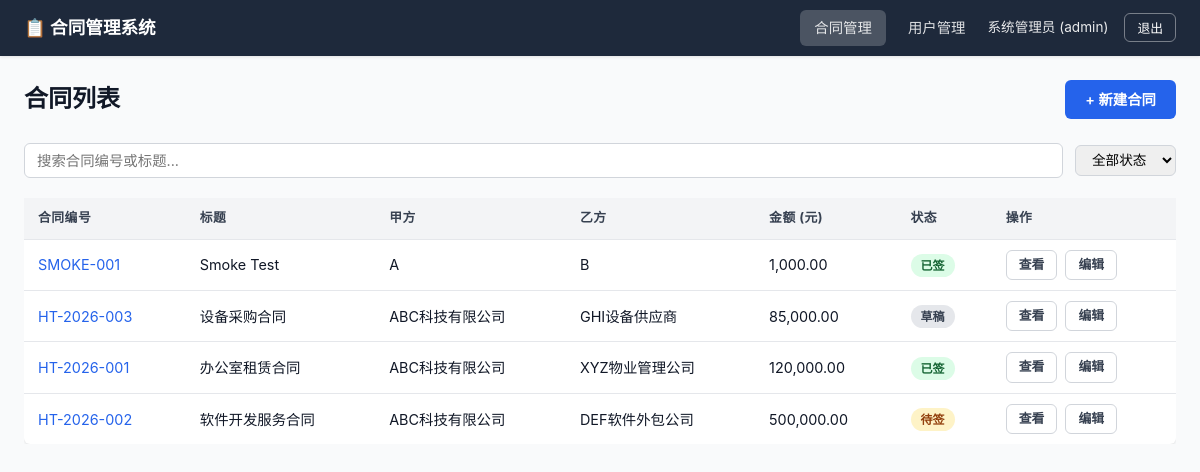
Page /projects/contract-manager-eval/contracts (signed in) on the committed database.
### app/models.py (models this page shows)
class User(Base):
    __tablename__ = "users"
    id = Column(Integer, primary_key=True, index=True)
    username = Column(String(64), unique=True, nullable=False, index=True)
    password_hash = Column(String(128), nullable=False)
    display_name = Column(String(128), nullable=False)
    email = Column(String(256), nullable=False)
    role = Column(SAEnum(UserRole), nullable=False, default=UserRole.viewer)
    status = Column(SAEnum(UserStatus), nullable=False, default=UserStatus.active)
    created_at = Column(DateTime, default=datetime.datetime.utcnow, nullable=False)
    updated_at = Column(DateTime, default=datetime.datetime.utcnow, onupdate=datetime.datetime.utcnow, nullable=False)
    contracts = relationship("Contract", back_populates="creator", foreign_keys="Contract.created_by")
    attachments = relationship("Attachment", back_populates="uploader", foreign_keys="Attachment.uploaded_by")
    audit_logs = relationship("AuditLog", back_populates="user")

class Contract(Base):
    __tablename__ = "contracts"
    id = Column(Integer, primary_key=True, index=True)
    contract_no = Column(String(64), unique=True, nullable=False, index=True)
    title = Column(String(256), nullable=False)
    party_a = Column(String(256), nullable=False)
    party_b = Column(String(256), nullable=False)
    amount = Column(Float, nullable=True)
    status = Column(SAEnum(ContractStatus), nullable=False, default=ContractStatus.draft)
    sign_date = Column(DateTime, nullable=True)
    start_date = Column(DateTime, nullable=True)
    end_date = Column(DateTime, nullable=True)
    description = Column(Text, nullable=True)
    created_by = Column(Integer, ForeignKey("users.id"), nullable=False)
    created_at = Column(DateTime, default=datetime.datetime.utcnow, nullable=False)
    updated_at = Column(DateTime, default=datetime.datetime.utcnow, onupdate=datetime.datetime.utcnow, nullable=False)
    creator = relationship("User", back_populates="contracts", foreign_keys=[created_by])
    attachments = relationship("Attachment", back_populates="contract", cascade="all, delete-orphan")

### app/main.py (the view)
@app.get(f"{settings.BASE_PATH}/contracts", response_class=HTMLResponse)
def contracts_list_page(request: Request):
    user, redirect = _require_page_auth(request)
    if redirect:
        return redirect
    db = SessionLocal()
    try:
        status_filter = request.query_params.get("status", "")
        q = request.query_params.get("q", "")
        query = db.query(Contract)
        if status_filter:
            query = query.filter(Contract.status == status_filter)
        if q:
            search = f"%{q}%"
            query = query.filter(
                (Contract.contract_no.like(search)) | (Contract.title.like(search))
            )
        contracts = query.order_by(Contract.updated_at.desc()).all()
        now = datetime.datetime.utcnow()
        for c in contracts:
            if c.status == ContractStatus.signed and c.end_date and c.end_date < now:
                c.status = ContractStatus.expired
        db.commit()
        ctx = _template_context(request, user)
        ctx["contracts"] = contracts
        ctx["status_filter"] = status_filter
        ctx["q"] = q
        ctx["ContractStatus"] = ContractStatus
        return render_template("contracts/list.html", ctx)
    finally:
        db.close()

### templates/contracts/list.html (shortened to what this page needs)
{% extends "base.html" %}
{% block content %}
<div class="container">
  <div class="page-header">
    <h1>合同列表</h1>
    {% if user.role.value != 'viewer' %}
    <a href="{{ base_path }}/contracts/new" class="btn btn-primary">+ 新建合同</a>
    {% endif %}
  </div>
  <div class="toolbar">
    <input type="text" id="search-input" class="search-box"
           placeholder="搜索合同编号或标题..." value="{{ q }}">
    <select id="filter-status">
      <option value="">全部状态</option>
    </select>
  </div>
  {% if contracts %}
  <div class="table-wrap">
    <table>
      <thead>
        <tr>
          <th>合同编号</th>
          <th>标题</th>
          <th>甲方</th>
          <th>乙方</th>
          <th>金额 (元)</th>
          <th>状态</th>
          <th>操作</th>
        </tr>
      </thead>
      <tbody>
        {% for c in contracts %}
        <tr>
          <td><a href="{{ base_path }}/contracts/{{ c.id }}">{{ c.contract_no }}</a></td>
          <td>{{ c.title }}</td>
          <td>{{ c.party_a }}</td>
          <td>{{ c.party_b }}</td>
          <td>{% if c.amount %}{{ "{:,.2f}".format(c.amount) }}{% else %}—{% endif %}</td>
          <td>
            <span class="badge badge-{{ c.status.value }}">
              {% if c.status.value == 'draft' %}草稿
              {% elif c.status.value == 'pending' %}待签
              {% elif c.status.value == 'signed' %}已签
              {% elif c.status.value == 'terminated' %}已终止
              {% elif c.status.value == 'expired' %}已过期
              {% endif %}
            </span>
          </td>
          <td>
            <div class="btn-group">
              <a href="{{ base_path }}/contracts/{{ c.id }}" class="btn btn-outline btn-sm">查看</a>
              {% if user.role.value != 'viewer' %}
              <a href="{{ base_path }}/contracts/{{ c.id }}/edit" class="btn btn-outline btn-sm">编辑</a>
              {% endif %}
            </div>
          </td>
        </tr>
        {% endfor %}
      </tbody>
    </table>
  </div>
  {% endif %}
</div>
{% endblock %}

### templates/base.html (shortened to what this page needs)
<!DOCTYPE html>
<html lang="zh-CN">
<head>
  <link rel="stylesheet" href="{{ base_path }}/static/css/style.css?v={{ version }}">
</head>
<body data-base-path="{{ base_path }}" data-version="{{ version }}">
<nav class="navbar">
  <a href="{{ base_path }}/contracts" class="brand">📋 合同管理系统</a>
  <div class="nav-links">
    {% if user %}
    <a href="{{ base_path }}/contracts" class="{% if request.url.path == base_path + '/contracts' %}active{% endif %}">合同管理</a>
    {% if user.role.value == 'admin' %}
    <a href="{{ base_path }}/users" class="{% if base_path + '/users' in request.url.path %}active{% endif %}">用户管理</a>
    {% endif %}
    <span class="user-info">{{ user.display_name }} ({{ user.role.value }})</span>
    <button id="logout-btn" class="logout-btn">退出</button>
    {% else %}
    <a href="{{ base_path }}/login">登录</a>
    {% endif %}
  </div>
</nav>
<main>{% block content %}{% endblock %}</main>
</body>
</html>

### static/css/style.css (style rules this page uses)
*, *::before, *::after { box-sizing: border-box; margin: 0; padding: 0; }
:root { --primary: #2563eb; --primary-hover: #1d4ed8; --danger: #dc2626; --danger-hover: #b91c1c; --success: #16a34a; --warning: #f59e0b; --gray-50: #f9fafb; --gray-100: #f3f4f6; --gray-200: #e5e7eb; --gray-300: #d1d5db; --gray-500: #6b7280; --gray-700: #374151; --gray-900: #111827; --radius: 6px; --shadow: 0 1px 3px rgba(0,0,0,.1); }
body { font-family: -apple-system, BlinkMacSystemFont, "Segoe UI", Roboto, sans-serif; background: var(--gray-50); color: var(--gray-900); line-height: 1.6; min-height: 100vh; }
a { color: var(--primary); text-decoration: none; }
.navbar { background: #1e293b; color: #fff; padding: 0 24px; height: 56px; display: flex; align-items: center; justify-content: space-between; box-shadow: var(--shadow); position: sticky; top: 0; z-index: 1000; }
.navbar .brand { font-size: 1.1rem; font-weight: 700; color: #fff; }
.navbar .nav-links { display: flex; gap: 8px; align-items: center; }
.navbar .nav-links a { color: rgba(255,255,255,.85); padding: 6px 14px; border-radius: var(--radius); font-size: .9rem; transition: background .15s; }
.navbar .nav-links a.active { background: rgba(255,255,255,.2); }
.navbar .user-info { font-size: .85rem; opacity: .9; margin-right: 8px; }
.navbar .logout-btn { background: none; border: 1px solid rgba(255,255,255,.4); color: #fff; padding: 4px 12px; border-radius: var(--radius); cursor: pointer; font-size: .8rem; }
.container { max-width: 1200px; margin: 0 auto; padding: 24px; }
.btn { display: inline-flex; align-items: center; justify-content: center; padding: 8px 20px; border: none; border-radius: var(--radius); font-size: .9rem; font-weight: 600; cursor: pointer; transition: background .15s, opacity .15s; }
.btn-primary { background: var(--primary); color: #fff; }
.btn-outline { background: none; border: 1px solid var(--gray-300); color: var(--gray-700); }
.btn-sm { padding: 4px 12px; font-size: .8rem; }
.btn-group { display: flex; gap: 8px; flex-wrap: wrap; }
.table-wrap { overflow-x: auto; }
table { width: 100%; border-collapse: collapse; background: #fff; border-radius: var(--radius); box-shadow: var(--shadow); }
th { background: var(--gray-100); padding: 10px 14px; text-align: left; font-size: .8rem; font-weight: 700; color: var(--gray-700); text-transform: uppercase; letter-spacing: .5px; }
td { padding: 10px 14px; border-top: 1px solid var(--gray-200); font-size: .9rem; }
.badge { display: inline-block; padding: 2px 10px; border-radius: 12px; font-size: .75rem; font-weight: 600; text-transform: uppercase; }
.badge-draft { background: var(--gray-200); color: var(--gray-700); }
.badge-pending { background: #fef3c7; color: #92400e; }
.badge-signed { background: #dcfce7; color: #166534; }
.page-header { display: flex; justify-content: space-between; align-items: center; margin-bottom: 24px; }
.page-header h1 { font-size: 1.5rem; font-weight: 700; }
.toolbar { display: flex; gap: 12px; margin-bottom: 20px; flex-wrap: wrap; align-items: center; }
.toolbar .search-box { flex: 1; min-width: 200px; padding: 8px 12px; border: 1px solid var(--gray-300); border-radius: var(--radius); font-size: .9rem; font-family: inherit; transition: border-color .15s; }
.toolbar select { padding: 6px 12px; border: 1px solid var(--gray-300); border-radius: var(--radius); font-size: .85rem; }

### rows in the picture
User: display_name "系统管理员", role.value "admin"
Contract: contract_no "SMOKE-001", title "Smoke Test", party_a "A", party_b "B", amount "1,000.00", status "已签"
Contract: contract_no "HT-2026-003", title "设备采购合同", party_a "ABC科技有限公司", party_b "GHI设备供应商", amount "85,000.00", status "草稿"
Contract: contract_no "HT-2026-001", title "办公室租赁合同", party_a "ABC科技有限公司", party_b "XYZ物业管理公司", amount "120,000.00", status "已签"
Contract: contract_no "HT-2026-002", title "软件开发服务合同", party_a "ABC科技有限公司", party_b "DEF软件外包公司", amount "500,000.00", status "待签"
